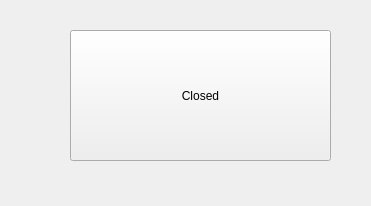
<?xml version="1.0" encoding="UTF-8"?>
<ui version="4.0">
 <class>Form</class>
 <widget class="QWidget" name="Form">
  <property name="geometry">
   <rect>
    <x>0</x>
    <y>0</y>
    <width>371</width>
    <height>206</height>
   </rect>
  </property>
  <property name="windowTitle">
   <string>Form</string>
  </property>
  <widget class="QPushButton" name="pushButton_0">
   <property name="geometry">
    <rect>
     <x>70</x>
     <y>30</y>
     <width>261</width>
     <height>131</height>
    </rect>
   </property>
   <property name="sizePolicy">
    <sizepolicy hsizetype="Fixed" vsizetype="Fixed">
     <horstretch>0</horstretch>
     <verstretch>0</verstretch>
    </sizepolicy>
   </property>
   <property name="text">
    <string>Closed</string>
   </property>
  </widget>
 </widget>
 <resources/>
 <connections/>
</ui>
